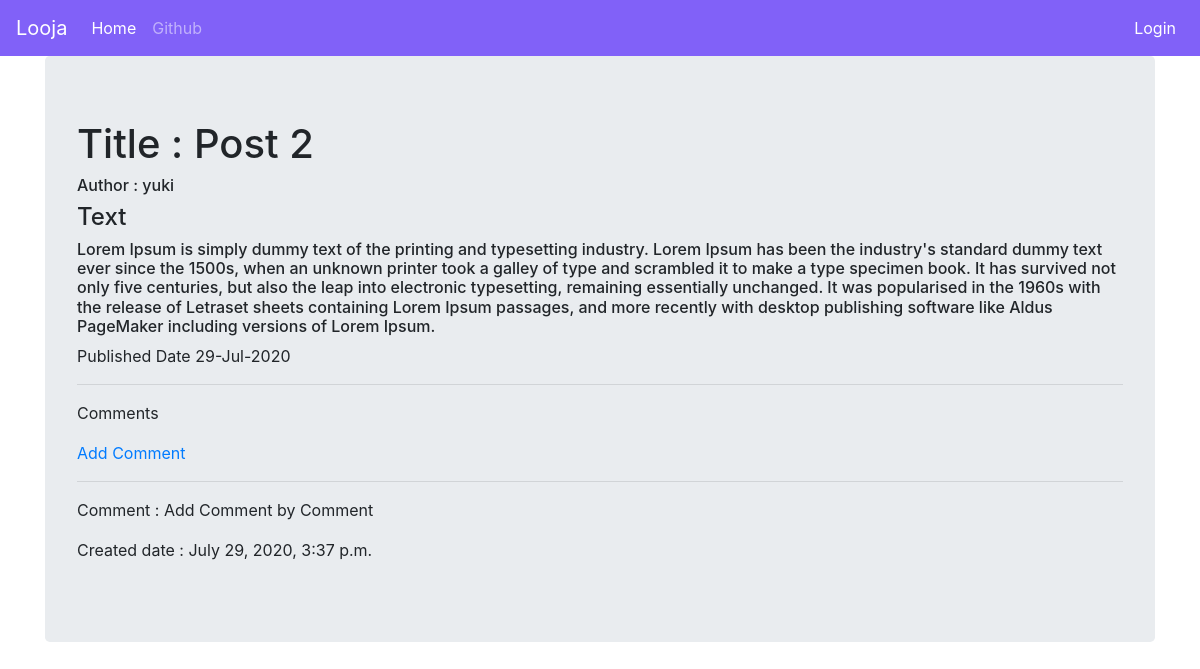
Page /14/ on the committed database.
### blog_app/models.py (models this page shows, shortened)
class Post(models.Model):
    author = models.ForeignKey('auth.user', on_delete=models.CASCADE)
    title = models.CharField(max_length=256)
    text = models.TextField()
    created_date = models.DateTimeField(default=timezone.now())
    published_date = models.DateTimeField(blank=True, null=True)

class Comment(models.Model):
    post = models.ForeignKey(Post, on_delete=models.CASCADE, related_name='comments')
    author = models.CharField(max_length=100)
    text = models.TextField()
    created_date = models.DateTimeField(default=timezone.now())
    approved_comment = models.BooleanField(default=False)
    def __str__(self):
        return self.text

### blog_app/views.py (the view)
# urls.py: url(r'^(?P<pk>\d+)/$', views.PostDetailView.as_view(), name='post_detail'),
class PostDetailView(DetailView):
    model = Post

### blog_app/templates/blog_app/post_detail.html (shortened to what this page needs)
{% extends 'base.html' %}
{% block body_block %}
    <h1> Title :  {{ post.title }}</h1>
    <h6> Author : {{ post.author }}</h6>
    <h4> Text </h4>
    <h6> {{post.text}}</h6>
    {% if post.published_date %}
        <p> Published Date {{post.published_date|date:"d-M-Y"}}</p>
    {% else %}
        <p> <a href="{% url 'post_publish' pk=post.pk %}">Publish</a> </p>
    {% endif %}
    <hr>
    <p>Comments</p>
    <p> <a href="{% url 'add_comment_to_post' pk=post.pk %}">Add Comment</a></p>
    {% for comment in post.comments.all %}
        <hr>
        <p> Comment : {{comment}} by {{comment.author}} </p>
        {% if user.is_authenticated or comment.approved_comment %}
           <p>Created date : {{comment.created_date}}</p>
        {% endif %}
        {%empty%}
            <p>No comment</p>
    {% endfor %}
{% endblock %}

### blog_app/templates/blog_app/base.html (shortened to what this page needs)
<!DOCTYPE html>
<html lang="en">
<head>
    <link rel="stylesheet" href="https://stackpath.bootstrapcdn.com/bootstrap/4.5.0/css/bootstrap.min.css">
</head>
<body>
    <nav class="navbar navbar-expand-lg navbar-dark" style="background-color: #8161F8">
        <a class="navbar-brand" href="{% url 'post_list' %}">Looja</a>
        <div class="collapse navbar-collapse" id="navbarSupportedContent">
          <ul class="navbar-nav mr-auto">
            <li class="nav-item active">
              <a class="nav-link" href="{% url 'post_list' %}">Home <span class="sr-only">(current)</span></a>
            </li>
            <li class="nav-item">
              <a class="nav-link" href="https://github.com/looja1999/looja-blog">Github</a>
            </li>
          </ul>
          <ul class="navbar-nav ml-auto">
            {% if user.is_authenticated %}
                <li class="nav-item active">
                    <a class="nav-link" href="{% url 'logout' %}">Logout <span class="sr-only">(current)</span></a>
                </li>
            {% else  %}
                <li class="nav-item active">
                    <a class="nav-link" href="{% url 'login' %}">Login <span class="sr-only">(current)</span></a>
                </li>
            {% endif %}
          </ul>
        </div>
      </nav>
    <div class="container">
        <div class="jumbotron">
            {% block body_block %}
            {% endblock %}
        </div>
    </div>
</body>
</html>

### rows in the picture
Post: title "Post 2", author "yuki", text "Lorem Ipsum is simply dummy text of the printing and typesetting industry. Lorem Ipsum has been the industry's standard dummy text ever since the 1500s, when an unknown printer took a galley of type and scrambled it to make a type specimen book. It has survived not only five centuries, but also the leap into electronic typesetting, remaining essentially unchanged. It was popularised in the 1960s with the release of Letraset sheets containing Lorem Ipsum passages, and more recently with desktop publishing software like Aldus PageMaker including versions of Lorem Ipsum.", published_date "29-Jul-2020"
Comment: text "Add Comment", author "Comment", created_date "July 29, 2020, 3:37 p.m."
